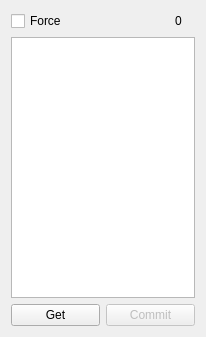
<?xml version="1.0" encoding="UTF-8"?>
<ui version="4.0">
 <class>Widget</class>
 <widget class="QWidget" name="Widget">
  <property name="geometry">
   <rect>
    <x>0</x>
    <y>0</y>
    <width>206</width>
    <height>337</height>
   </rect>
  </property>
  <property name="windowTitle">
   <string>Finviz parser</string>
  </property>
  <layout class="QGridLayout" name="gridLayout">
   <item row="0" column="0">
    <widget class="QCheckBox" name="checkForce">
     <property name="text">
      <string>Force</string>
     </property>
    </widget>
   </item>
   <item row="0" column="1">
    <widget class="QLabel" name="label">
     <property name="sizePolicy">
      <sizepolicy hsizetype="Maximum" vsizetype="Preferred">
       <horstretch>0</horstretch>
       <verstretch>0</verstretch>
      </sizepolicy>
     </property>
     <property name="text">
      <string>0</string>
     </property>
    </widget>
   </item>
   <item row="0" column="2">
    <widget class="QLabel" name="labelProgress">
     <property name="sizePolicy">
      <sizepolicy hsizetype="Maximum" vsizetype="Preferred">
       <horstretch>0</horstretch>
       <verstretch>0</verstretch>
      </sizepolicy>
     </property>
    </widget>
   </item>
   <item row="1" column="0" colspan="3">
    <widget class="QPlainTextEdit" name="plainTextLog">
     <property name="sizePolicy">
      <sizepolicy hsizetype="Expanding" vsizetype="Expanding">
       <horstretch>0</horstretch>
       <verstretch>2</verstretch>
      </sizepolicy>
     </property>
     <property name="undoRedoEnabled">
      <bool>false</bool>
     </property>
     <property name="readOnly">
      <bool>true</bool>
     </property>
    </widget>
   </item>
   <item row="2" column="0" colspan="3">
    <layout class="QHBoxLayout" name="horizontalLayout">
     <item>
      <widget class="QPushButton" name="pushGet">
       <property name="text">
        <string>Get</string>
       </property>
      </widget>
     </item>
     <item>
      <widget class="QPushButton" name="pushCommit">
       <property name="enabled">
        <bool>false</bool>
       </property>
       <property name="text">
        <string>Commit</string>
       </property>
      </widget>
     </item>
    </layout>
   </item>
  </layout>
 </widget>
 <layoutdefault spacing="6" margin="11"/>
 <tabstops>
  <tabstop>checkForce</tabstop>
  <tabstop>plainTextLog</tabstop>
 </tabstops>
 <resources/>
 <connections>
  <connection>
   <sender>pushGet</sender>
   <signal>clicked()</signal>
   <receiver>Widget</receiver>
   <slot>slotGet()</slot>
   <hints>
    <hint type="sourcelabel">
     <x>99</x>
     <y>326</y>
    </hint>
    <hint type="destinationlabel">
     <x>318</x>
     <y>42</y>
    </hint>
   </hints>
  </connection>
  <connection>
   <sender>pushCommit</sender>
   <signal>clicked()</signal>
   <receiver>Widget</receiver>
   <slot>commit()</slot>
   <hints>
    <hint type="sourcelabel">
     <x>162</x>
     <y>315</y>
    </hint>
    <hint type="destinationlabel">
     <x>229</x>
     <y>315</y>
    </hint>
   </hints>
  </connection>
 </connections>
 <slots>
  <slot>slotGet()</slot>
  <slot>commit()</slot>
 </slots>
</ui>
